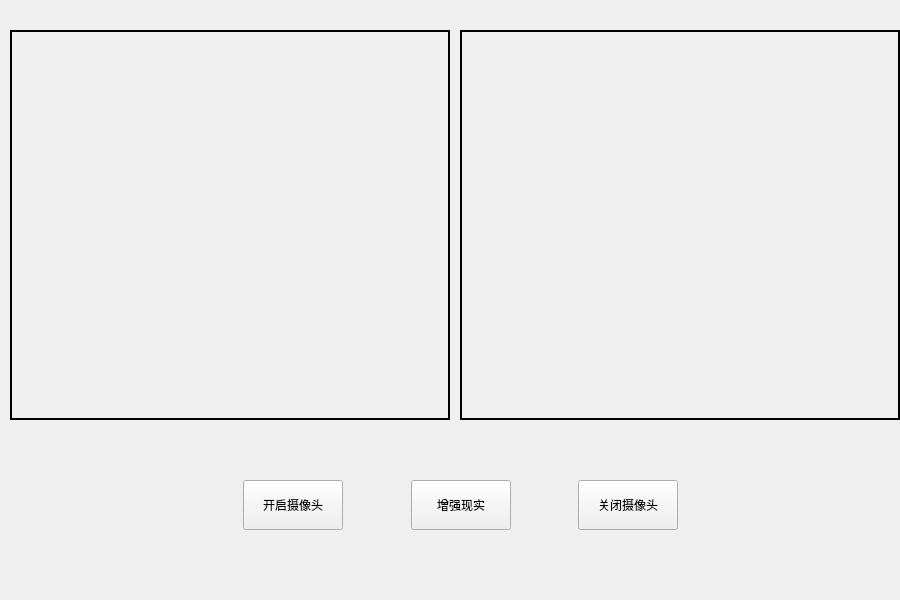
<?xml version="1.0" encoding="UTF-8"?>
<ui version="4.0">
 <class>ARClass</class>
 <widget class="QWidget" name="ARClass">
  <property name="geometry">
   <rect>
    <x>0</x>
    <y>0</y>
    <width>900</width>
    <height>600</height>
   </rect>
  </property>
  <property name="minimumSize">
   <size>
    <width>900</width>
    <height>600</height>
   </size>
  </property>
  <property name="maximumSize">
   <size>
    <width>900</width>
    <height>600</height>
   </size>
  </property>
  <property name="windowTitle">
   <string>AR</string>
  </property>
  <widget class="QWidget" name="widget" native="true">
   <property name="geometry">
    <rect>
     <x>170</x>
     <y>440</y>
     <width>581</width>
     <height>131</height>
    </rect>
   </property>
   <layout class="QHBoxLayout" name="horizontalLayout">
    <item>
     <spacer name="horizontalSpacer">
      <property name="orientation">
       <enum>Qt::Horizontal</enum>
      </property>
      <property name="sizeHint" stdset="0">
       <size>
        <width>40</width>
        <height>20</height>
       </size>
      </property>
     </spacer>
    </item>
    <item>
     <widget class="QPushButton" name="pushButton1">
      <property name="minimumSize">
       <size>
        <width>100</width>
        <height>50</height>
       </size>
      </property>
      <property name="maximumSize">
       <size>
        <width>100</width>
        <height>50</height>
       </size>
      </property>
      <property name="text">
       <string>开启摄像头</string>
      </property>
     </widget>
    </item>
    <item>
     <spacer name="horizontalSpacer_2">
      <property name="orientation">
       <enum>Qt::Horizontal</enum>
      </property>
      <property name="sizeHint" stdset="0">
       <size>
        <width>40</width>
        <height>20</height>
       </size>
      </property>
     </spacer>
    </item>
    <item>
     <widget class="QPushButton" name="pushButton2">
      <property name="minimumSize">
       <size>
        <width>100</width>
        <height>50</height>
       </size>
      </property>
      <property name="maximumSize">
       <size>
        <width>100</width>
        <height>50</height>
       </size>
      </property>
      <property name="text">
       <string>增强现实</string>
      </property>
     </widget>
    </item>
    <item>
     <spacer name="horizontalSpacer_3">
      <property name="orientation">
       <enum>Qt::Horizontal</enum>
      </property>
      <property name="sizeHint" stdset="0">
       <size>
        <width>40</width>
        <height>20</height>
       </size>
      </property>
     </spacer>
    </item>
    <item>
     <widget class="QPushButton" name="pushButton3">
      <property name="minimumSize">
       <size>
        <width>100</width>
        <height>50</height>
       </size>
      </property>
      <property name="maximumSize">
       <size>
        <width>100</width>
        <height>50</height>
       </size>
      </property>
      <property name="text">
       <string>关闭摄像头</string>
      </property>
     </widget>
    </item>
    <item>
     <spacer name="horizontalSpacer_4">
      <property name="orientation">
       <enum>Qt::Horizontal</enum>
      </property>
      <property name="sizeHint" stdset="0">
       <size>
        <width>40</width>
        <height>20</height>
       </size>
      </property>
     </spacer>
    </item>
   </layout>
  </widget>
  <widget class="QLabel" name="label1">
   <property name="geometry">
    <rect>
     <x>10</x>
     <y>30</y>
     <width>440</width>
     <height>390</height>
    </rect>
   </property>
   <property name="frameShape">
    <enum>QFrame::WinPanel</enum>
   </property>
   <property name="frameShadow">
    <enum>QFrame::Plain</enum>
   </property>
   <property name="text">
    <string/>
   </property>
  </widget>
  <widget class="QLabel" name="label2">
   <property name="geometry">
    <rect>
     <x>460</x>
     <y>30</y>
     <width>440</width>
     <height>390</height>
    </rect>
   </property>
   <property name="frameShape">
    <enum>QFrame::WinPanel</enum>
   </property>
   <property name="frameShadow">
    <enum>QFrame::Plain</enum>
   </property>
   <property name="text">
    <string/>
   </property>
  </widget>
 </widget>
 <layoutdefault spacing="6" margin="11"/>
 <resources>
  <include location="AR.qrc"/>
 </resources>
 <connections/>
</ui>
